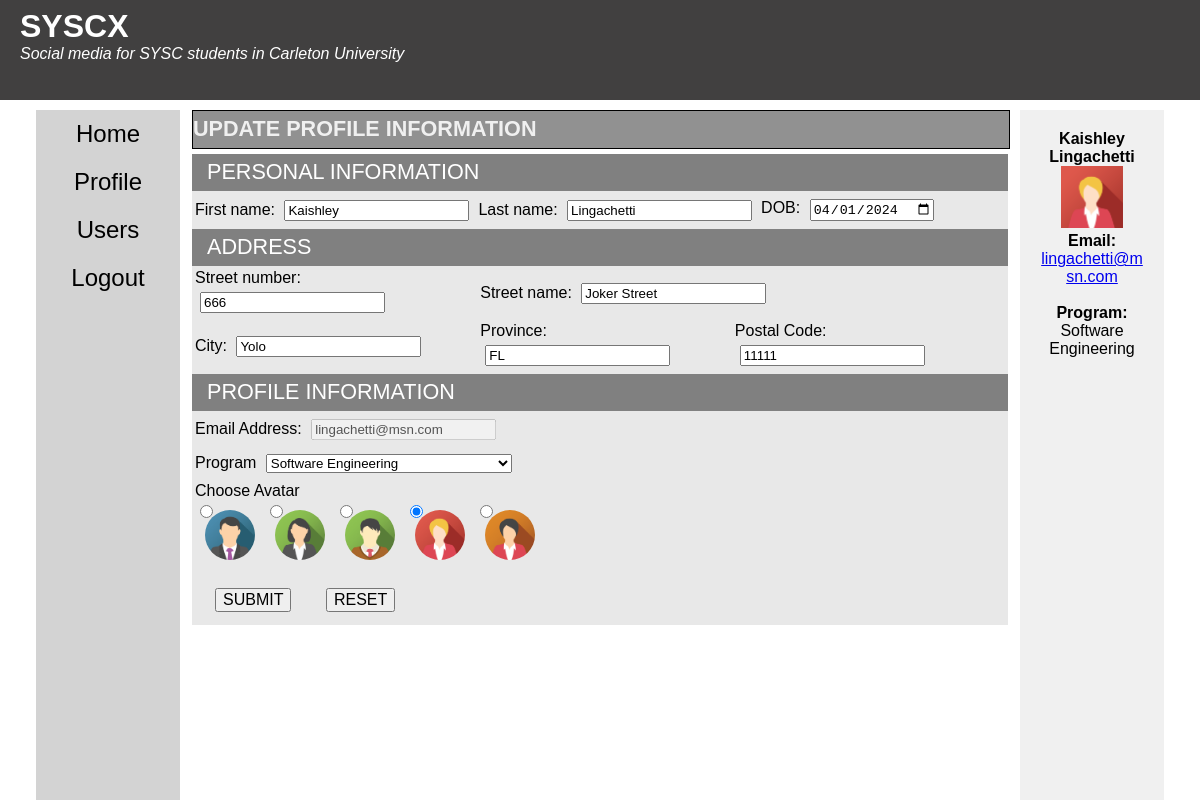
/profile.php (signed in), run on the app's committed database.
### tables this page shows
CREATE TABLE `users_info` (
  `student_id` int(10) NOT NULL,
  `student_email` varchar(150) NOT NULL,
  `first_name` varchar(150) NOT NULL,
  `last_name` varchar(150) NOT NULL,
  `DOB` date NOT NULL
);

CREATE TABLE `users_address` (
  `student_id` int(10) NOT NULL,
  `street_number` int(5) NOT NULL,
  `street_name` varchar(150) DEFAULT NULL,
  `city` varchar(30) DEFAULT NULL,
  `province` varchar(2) DEFAULT NULL,
  `postal_code` varchar(7) DEFAULT NULL
);

CREATE TABLE `users_program` (
  `student_id` int(10) NOT NULL,
  `Program` varchar(50) NOT NULL
);

### common/authentication.php (called while the page is built, shortened)
<?php
   include("common/connection.php");
    $student_id = isset($_SESSION["student_id"]) ? (int) $_SESSION["student_id"] : null;
    if ($student_id !== null) {
        $sql = "SELECT * FROM users_info INNER JOIN users_permissions ON users_info.student_id = users_permissions.student_id WHERE users_info.student_id=?";
        $statement = $conn->prepare($sql);
        $statement->bind_param("i", $student_id);
        $statement->execute();
        $auth_result = $statement->get_result();
        $row = $auth_result->fetch_assoc();
        if ($auth_result->num_rows === 0) {
            unset($_SESSION["student_id"]);
        } else {
            $isLoggedIn = true;
            $isAdmin = $row["account_type"] === 0;
        }
    }
?>

### common/programs.php (called while the page is built)
<?php
  $programs = array(
    "Computer Systems Engineering",
    "Software Engineering",
    "Communications Engineering",
    "Biomedical and Electrical Engineering",
    "Electrical Engineering",
    "Special"
);
?>

### common/avatars.php (called while the page is built)
<?php
  $avatars = array(
    1 => "assets/images/img_avatar1.png",
    2 => "assets/images/img_avatar2.png",
    3 => "assets/images/img_avatar3.png",
    4 => "assets/images/img_avatar4.png",
    5 => "assets/images/img_avatar5.png"
  );
?>

### profile.php (the view, shortened to what this page needs)
<?php
   include("common/authentication.php");
   include("common/avatars.php");
   include("common/programs.php");
   $sql = "SELECT * FROM users_info
   INNER JOIN users_address ON users_info.student_id = users_address.student_id
   INNER JOIN users_program ON users_info.student_id = users_program.student_id
   INNER JOIN users_avatar ON users_info.student_id = users_avatar.student_id
   WHERE users_info.student_id=?;";
   $statement = $conn->prepare($sql);
   $statement->bind_param("i", $student_id);
   $statement->execute();
   $user_profile_result = $statement->get_result();
   $row = $user_profile_result->fetch_assoc();
   $student_email = $row['student_email'];
   $first_name = $row['first_name'];
   $last_name = $row['last_name'];
   $DOB = $row['DOB'];
   $street_number = $row['street_number'];
   $street_name = $row['street_name'];
   $city = $row['city'];
   $province = $row['province'];
   $postal_code = $row['postal_code'];
   $program = $row['Program'];
   $avatar = (int) $row['avatar'];
   $avatar = $avatar === 0 ? 1 : $avatar;
?>
<!DOCTYPE html>
<html lang="en">
   <head>
      <link rel="stylesheet" href="assets/css/reset.css">
      <link rel="stylesheet" href="assets/css/style.css">
   </head>
   <body>
      <?php include("common/header.php"); ?>
      <div class="container">
         <?php include("common/nav.php"); ?>
         <main>
            <section>
               <h2>Update Profile information</h2>
               <form method="post" action="" id="profile_form">
                  <fieldset>
                     <legend><span>PERSONAL INFORMATION</span></legend>
                     <table>
                        <tbody>
                           <tr>
                              <td>
                                 <label>First name:</label>
                                 <input type="text" placeholder="Ex. John Snow" name="first_name" value="<?php echo $first_name; ?>">
                              </td>
                              <td>
                                 <label>Last name:</label>
                                 <input type="text" placeholder="Insert last name" name="last_name" value="<?php echo $last_name; ?>">
                              </td>
                              <td>
                                 <label>DOB:</label>
                                 <input type="date" name="DOB" value="<?php echo $DOB; ?>">
                              </td>
                           </tr>
                        </tbody>
                     </table>
                  </fieldset>
                  <fieldset>
                     <legend><span>ADDRESS</span></legend>
                     <table>
                        <tbody>
                           <tr>
                              <td>
                                 <label>Street number:</label>
                                 <input type="number" id="street_number" name="street_number" value="<?php echo $street_number; ?>">
                              </td>
                              <td colspan="2">
                                 <label>Street name:</label>
                                 <input type="text" id="street_name" name="street_name" value="<?php echo $street_name; ?>">
                              </td>
                           </tr>
                           <tr>
                              <td>
                                 <label>City: </label>
                                 <input type="text" name="city" id="city" value="<?php echo $city; ?>">
                              </td>
                              <td>
                                 <label>Province: </label>
                                 <input type="text" id="province" name="province" value="<?php echo $province; ?>">
                              </td>
                              <td>
                                 <label>Postal Code: </label>
                                 <input type="text" name="postal_code" id="postal_code" value="<?php echo $postal_code; ?>">
                              </td>
                           </tr>
                        </tbody>
                     </table>
                  </fieldset>
                  <fieldset>
                     <legend><span>PROFILE INFORMATION</span></legend>
                     <table>
                        <tbody>
                           <tr>
                              <td>
                                 <label for="email">Email Address:</label>
                                 <input type="email" name="student_email" id="email" disabled value="<?php echo $student_email; ?>">
                              </td>
                           </tr>
                           <tr>
                              <td>
                                 <label for="program">Program</label>
                                 <select id="program" name="program">
                                    <?php
                                       foreach ($programs as $p) {
                                          $selected = $p === $program ? "selected" : "";
                                          echo "<option $selected>$p</option>";
                                       }
                                    ?>
                                 </select>
                              </td>
                           </tr>
                           <tr>
                              <td>
                                 <label>Choose Avatar</label><br>
                                 <?php
                                    foreach ($avatars as $key => $src) {
                                       $checked = $avatar === $key ? "checked" : "";
                                       echo "<input type='radio' name='avatar' class='avatar' value='$key' $checked><img src='$src' alt='Avatar$key' class='avatar-image'>";
                                    }
                                 ?>
                              </td>
                           </tr>
                           <tr>
                              <td>
                                 <input type = "submit" id="post_button" value="SUBMIT">
                                 <input type = "reset" id="reset_button" value="RESET">
                              </td>
                           </tr>
                        </tbody>
                     </table>
                  </fieldset>
               </form>
            </section>
         </main>
         <?php include("common/user_info.php"); ?>
      </div>
   </body>
</html>

### common/header.php
<header>
    <h1>SYSCX</h1>
    <p>Social media for SYSC students in Carleton University</p>
</header>

### common/nav.php (shortened to what this page needs)
<?php
  include("common/authentication.php");
?>
<nav>
  <ul>
    <li>
      <a href="index.php">Home</a>
    </li>
    <?php if($isLoggedIn): ?>
    <li>
      <a href="profile.php">Profile</a>
    </li>
      <?php if($isAdmin): ?>
      <li>
        <a href="user_list.php">Users</a>
      </li>
      <?php endif; ?>
    <li>
      <a href="logout.php">Logout</a>
    </li>
    <?php endif; ?>
  </ul>
</nav>

### common/user_info.php (shortened to what this page needs)
<?php
  include("common/authentication.php");
  include("common/avatars.php");
  if ($isLoggedIn) {
    $sql = "SELECT * FROM users_info
      INNER JOIN users_program ON users_info.student_id = users_program.student_id
      INNER JOIN users_avatar ON users_info.student_id = users_avatar.student_id
      WHERE users_info.student_id=?;";
    $statement = $conn->prepare($sql);
    $statement->bind_param("i", $student_id);
    $statement->execute();
    $user_info_result = $statement->get_result();
    $row = $user_info_result->fetch_assoc();
    $student_email = $row['student_email'];
    $first_name = $row['first_name'];
    $last_name = $row['last_name'];
    $program = $row['Program'];
    $avatar = (int) $row['avatar'];
    $avatar = $avatar === 0 ? 1 : $avatar;
 }
?>
<div class="info-box">
  <?php if($isLoggedIn): ?>
  <h2><?php echo "$first_name $last_name"; ?></h2>
  <img id="avatar00" src="<?php echo $avatars[$avatar]; ?>" alt="Avatar Image" title="Avatar">
  <p> <strong>Email:</strong> <a href="mailto:<?php echo $student_email; ?>"><?php echo $student_email; ?></a></p> <br>
  <p><strong>Program:</strong> <?php echo $program; ?></p>
  <?php endif; ?>
</div>

### assets/css/style.css (style rules this page uses)
h1, h2, h3, nav, div { font-family: "Trebuchet MS", "Lucida Sans Unicode", "Lucida Grande", "Lucida Sans", Arial, sans-serif; }
body { font-family: "Lucida Sans", "Lucida Sans Regular", "Lucida Grande", "Lucida Sans Unicode", Geneva, Verdana, sans-serif; background-color: #ffffff; }
.container { display: flex; height: calc(100vh - 110px); }
header { color: white; background-color: #414040; height: 100px; margin-bottom: 10px; }
header h1 { padding: 8px 0px 0px 20px; font-size: 32px; font-weight: bold; }
header p { font-size: 16px; font-style: italic; margin-bottom: 16px; padding: 0 0 0 20px; }
nav { background-color: lightgray; width: 12%; margin: 0; margin-left: 3%; box-sizing: border-box; }
nav ul { list-style-type: none; padding: 0; }
nav a { display: block; text-decoration: none; color: black; font-family: Arial; font-size: x-large; padding: 10px; text-align: center; }
main { background-color: white; width: 68%; margin: 0 1%; }
.info-box { width: 12%; margin: 0; margin-right: 3%; background-color: #f0f0f0; padding: 20px; box-sizing: border-box; text-align: center; word-wrap: break-word; }
legend { margin: 0; padding: 5px 0px; height: 27.2px; width: 100%; text-transform: uppercase; font-size: 21.6px; color: #ffffff; background-color: #808080; }
legend span { display: inline; padding: 0px 0px 0px 15px; }
fieldset { margin: 0; padding: 0; background-color: #e8e8e8; width: 100%; border: none; }
form input, select { margin: 5px; }
form input[type="submit"], input[type="reset"] { margin: 10px 10px 10px 20px; font-size: medium; text-transform: capitalize; }
section h2 { font-size: 21.6px; background-color: #919191; height: 27.2px; color: #f0f0f0; border: solid 1px black; text-transform: uppercase; width: 100%; margin-bottom: 5px; padding: 5px 0; }
#avatar00 { width: 60% ; }
.avatar-image { border-radius: 100%; width: 50px; height: 50px; padding: 10px; }
.avatar { position:absolute; }

### data on the page
users_info: first_name "Kaishley", last_name "Lingachetti", DOB "04/01/2024", street_number "666", street_name "Joker Street", city "Yolo", province "FL", postal_code "11111", student_email "lingachetti@msn.com", users_program.Program "Software Engineering"

### other printed values
form field program "Software Engineering"
